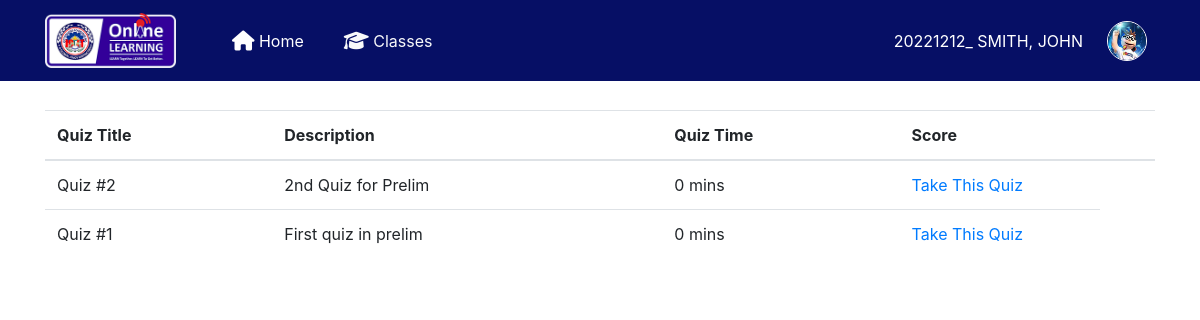
Screenshot of /quiz/student_quiz_list2.php?id=40 (signed in) with the database file from the repository.
### tables this page shows
CREATE TABLE `class_quiz` (
  `class_quiz_id` int(11) NOT NULL,
  `teacher_class_id` int(11) NOT NULL,
  `quiz_time` int(11) NOT NULL,
  `quiz_id` int(11) NOT NULL,
  `time_added` varchar(100) NOT NULL
);

CREATE TABLE `quiz` (
  `quiz_id` int(11) NOT NULL,
  `quiz_title` varchar(50) NOT NULL,
  `quiz_description` varchar(100) NOT NULL,
  `date_added` varchar(100) NOT NULL DEFAULT current_timestamp(),
  `teacher_id` int(11) NOT NULL
);

### quiz/session.php (called while the page is built, shortened)
<?php
$usrid = $_SESSION['userid'];
?>

### quiz/student_quiz_list2.php (the view, shortened to what this page needs)
<?php ini_set('display_errors', 1); ini_set('display_startup_errors', 1); error_reporting(E_ALL);
include '../includes/dbh.inc.php';
include 'headerq.php';
include 'session.php';
include 'navbarsession.php';
$get_id = $_GET['id']; ?>
<body style="padding-top: 110px">
  <div class="container">
    <table cellpadding="0" cellspacing="0" border="0" class="table" id="">
      <thead>
				<tr>
          <th>Quiz Title</th>
          <th>Description</th>
          <th>Quiz Time</th>
          <th>Score</th>
          <th></th>
        </tr>
      </thead>
      <tbody>
        <?php
        $query = mysqli_query($conn,"SELECT * FROM class_quiz
				LEFT JOIN quiz on class_quiz.quiz_id = quiz.quiz_id
				where teacher_class_id = '$get_id'  order by class_quiz_id DESC ")or die(mysqli_error());
				while($row = mysqli_fetch_array($query)){
				$id  = $row['class_quiz_id'];
				$quiz_id  = $row['quiz_id'];
				$quiz_time  = $row['quiz_time'];
				$query1 = mysqli_query($conn,"SELECT * from student_class_quiz where class_quiz_id = '$id' and student_id = '$usrid'")or die(mysqli_error());
				$row1 = mysqli_fetch_array($query1);
				$grade = $row1['grade'] ?? null;
        ?>
        <tr>
          <td><?php echo $row['quiz_title']; ?></td>
          <td><?php  echo $row['quiz_description']; ?></td>
          <td><?php  echo $row['quiz_time'] / 60; ?> mins</td>
          <td width="200">
            <?php if ($grade == ""){ ?>
              <a  data-placement="bottom" title="Take This Quiz" id="<?php echo $id; ?>Download" href="take_test.php<?php echo '?id='.$get_id ?>&<?php echo 'class_quiz_id='.$id; ?>&<?php echo 'test=ok' ?>&<?php echo 'quiz_id='.$quiz_id; ?>&<?php echo 'quiz_time='.$quiz_time; ?> ">Take This Quiz</a>
            <?php }else{ ?>
              <b><?php echo $grade; ?></b>
            <?php } ?>
          </td>
      </tr>
    <?php } ?>
  </tbody>
</table>
</div>
</body>
</html>

### rows the page displays
class_quiz: quiz.quiz_title "Quiz #2", quiz.quiz_description "2nd Quiz for Prelim", $row['quiz_time']/60 "0"
class_quiz: quiz.quiz_title "Quiz #1", quiz.quiz_description "First quiz in prelim", $row['quiz_time']/60 "0"

### other values shown
$usruid "20221212"
$usrlname "SMITH"
$usrfname "JOHN"
